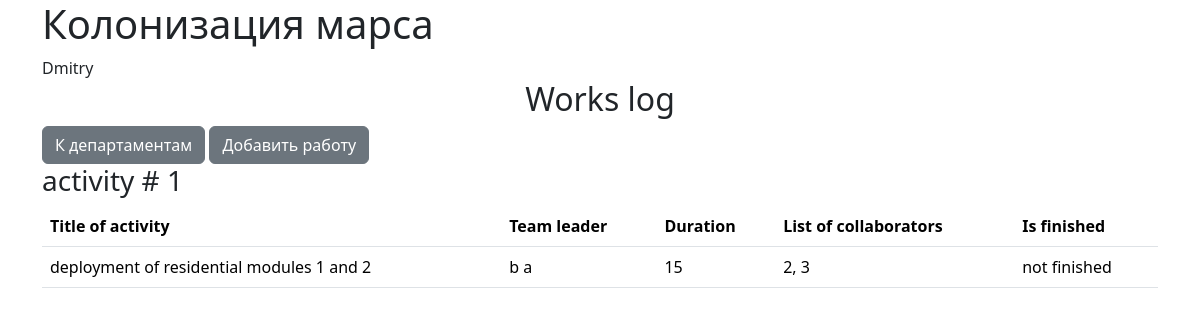
Screenshot of / (signed in) with the database file from the repository.
### data/users.py (models this page shows, shortened)
class User(SqlAlchemyBase, UserMixin, SerializerMixin):
    __tablename__ = "users"
    id = sqlalchemy.Column(sqlalchemy.Integer,
                           primary_key=True, autoincrement=True)
    surname = sqlalchemy.Column(sqlalchemy.String)
    name = sqlalchemy.Column(sqlalchemy.String)
    age = sqlalchemy.Column(sqlalchemy.Integer)
    position = sqlalchemy.Column(sqlalchemy.String)
    speciality = sqlalchemy.Column(sqlalchemy.String)
    address = sqlalchemy.Column(sqlalchemy.String)
    email = sqlalchemy.Column(sqlalchemy.String, unique=True)
    city_from = sqlalchemy.Column(sqlalchemy.String)
    hashed_password = sqlalchemy.Column(sqlalchemy.String)
    modified_date = sqlalchemy.Column(sqlalchemy.DateTime, default=datetime.datetime.now)
    jobs = orm.relationship("Jobs", back_populates='user')
    departments = orm.relationship("Department", back_populates='user')

### data/jobs.py (models this page shows)
class Jobs(SqlAlchemyBase, SerializerMixin):
    __tablename__ = "jobs"
    id = sqlalchemy.Column(sqlalchemy.Integer,
                           primary_key=True, autoincrement=True)
    team_leader = sqlalchemy.Column(sqlalchemy.Integer, sqlalchemy.ForeignKey("users.id"))
    job = sqlalchemy.Column(sqlalchemy.String)
    work_size = sqlalchemy.Column(sqlalchemy.Integer)
    collaborators = sqlalchemy.Column(sqlalchemy.String)
    start_date = sqlalchemy.Column(sqlalchemy.DateTime, default=datetime.datetime.now)
    end_date = sqlalchemy.Column(sqlalchemy.DateTime, nullable=True)
    is_finished = sqlalchemy.Column(sqlalchemy.Boolean)
    user = orm.relationship('User')

### main.py (the view)
@app.route("/")
def index():
    db_sess = db_session.create_session()
    param = {}
    param["activities"] = db_sess.query(Jobs).all()
    param["current_user"] = current_user
    return flask.render_template('job-journal.html', **param)

### data/db_session.py (called while the page is built)
def create_session() -> Session:
    global __factory
    return __factory()

### main.py (called while the page is built)
@login_manager.user_loader
def load_user(user_id):
    db_sess = db_session.create_session()
    return db_sess.query(User).get(user_id)

### templates/job-journal.html (shortened to what this page needs)
{% extends 'base.html' %}
{% block content %}
  <h2 class="text-center">Works log</h2>
  <a href="/departments/" class="btn btn-secondary">К департаментам</a>
  {% if current_user.is_authenticated %}
    <a href="addjob" class="btn btn-secondary">Добавить работу</a>
  {% endif %}
  {% for job in activities %}
    <h3>activity # {{loop.index}}</h3>
    <table class="table">
      <thead>
        <tr>
          <th scope="col">Title of activity</th>
          <th scope="col">Team leader</th>
          <th scope="col">Duration</th>
          <th scope="col">List of collaborators</th>
          <th scope="col">Is finished</th>
        </tr>
      </thead>
      <tbody>
        <tr>
          <td>{{ job.job }}</td>
          <td>{{ job.user.name }} {{ job.user.surname }}</td>
          <td>{{ job.work_size }}</td>
          <td>{{ job.collaborators }}</td>
          <td>{% if job.is_finished %}finished{% else %}not finished{% endif %}</td>
        </tr>
      </tbody>
    </table>
  {% endfor %}
{% endblock %}

### templates/base.html (shortened to what this page needs)
<!DOCTYPE html>
<html lang="en">
<head>
  <link href="https://cdn.jsdelivr.net/npm/bootstrap@5.3.3/dist/css/bootstrap.min.css" rel="stylesheet">
</head>
<body>
  <div class="container">
    <h1>Колонизация марса</h1>
    {% if current_user.is_authenticated %}
      <a class="navbar-brand" href="/logout">{{ current_user.name }}</a>
    {% else %}
      <p>
        <a class="btn btn-primary " href="/register">Зарегистрироваться</a>
        <a class="btn btn-success" href="/login">Войти</a>
      </p>
    {% endif %}
    {% block content %}{% endblock %}
  </div>
</body>
</html>

### rows the page displays
User: name "Dmitry"
Jobs: job "deployment of residential modules 1 and 2", user.name "b", user.surname "a", work_size "15", collaborators "2, 3", is_finished "not finished"
